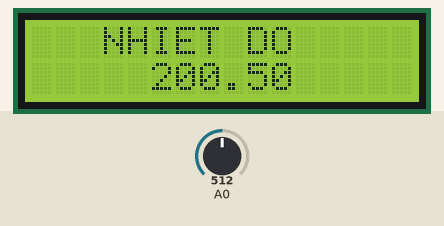
The sketch below on a simulated Arduino Uno, built with avr-gcc and run on an emulated ATmega328P. Parts: 16×2 character LCD. The inputs (shaded band) are chosen by the test bench; at power-on: A0 = 512.

Above: at 1.2 s.
1.3 s: A0 set to 716
At 1.8 s:
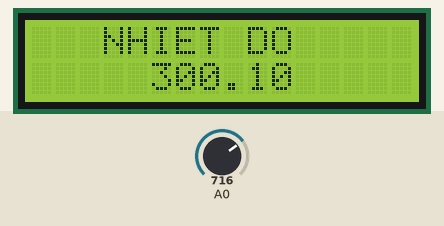
2.8 s: A0 set to 900
At 4.0 s:
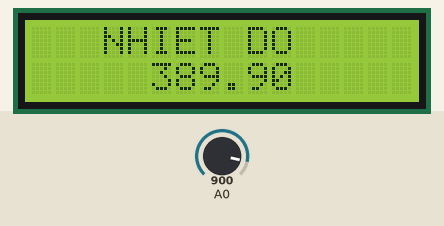
4.3 s: A0 set to 1023
At 5.3 s:
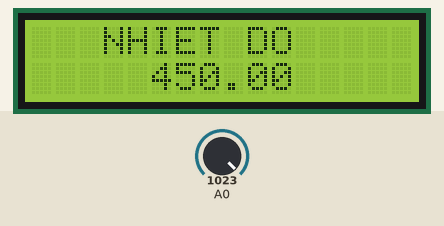
Timing chart, 0 to 7.3 s (numbered marks = the images above; inputs shaded):
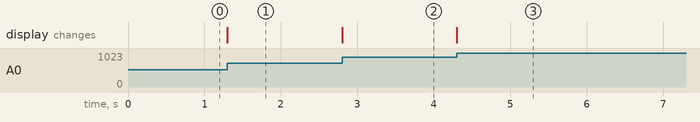

The sketch:

arduino_measure_temperature_with_sensor.ino
```cpp
#include<LiquidCrystal.h>
LiquidCrystal lcd(12,11,5,4,3,2);

void setup()
{
  lcd.begin(16,2);
  lcd.setCursor(3,0);
  lcd.print("NHIET DO");
}
void loop()
{
  float x=analogRead(A0);
  float y=map(x,0,1024,0,5000);
  float z=y-495;
  float celcius=z/10;
  lcd.setCursor(5,1);
  lcd.print(celcius);
}
```

Measured:
- after the input at 1.3 s, the display: changes at once (image 1)
- after the input at 2.8 s, the display: changes at once (image 2)
- after the input at 4.3 s, the display: changes at once (image 3)
